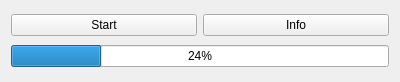
<?xml version="1.0" encoding="UTF-8"?>
<ui version="4.0">
 <class>Widget</class>
 <widget class="QWidget" name="Widget">
  <property name="geometry">
   <rect>
    <x>0</x>
    <y>0</y>
    <width>400</width>
    <height>82</height>
   </rect>
  </property>
  <property name="windowTitle">
   <string>Widget</string>
  </property>
  <layout class="QVBoxLayout" name="verticalLayout">
   <item>
    <layout class="QHBoxLayout" name="horizontalLayout">
     <item>
      <widget class="QPushButton" name="startButton">
       <property name="text">
        <string>Start</string>
       </property>
      </widget>
     </item>
     <item>
      <widget class="QPushButton" name="infoButton">
       <property name="text">
        <string>Info</string>
       </property>
      </widget>
     </item>
    </layout>
   </item>
   <item>
    <widget class="QProgressBar" name="progressBar">
     <property name="value">
      <number>24</number>
     </property>
    </widget>
   </item>
  </layout>
 </widget>
 <layoutdefault spacing="6" margin="11"/>
 <resources/>
 <connections/>
</ui>
